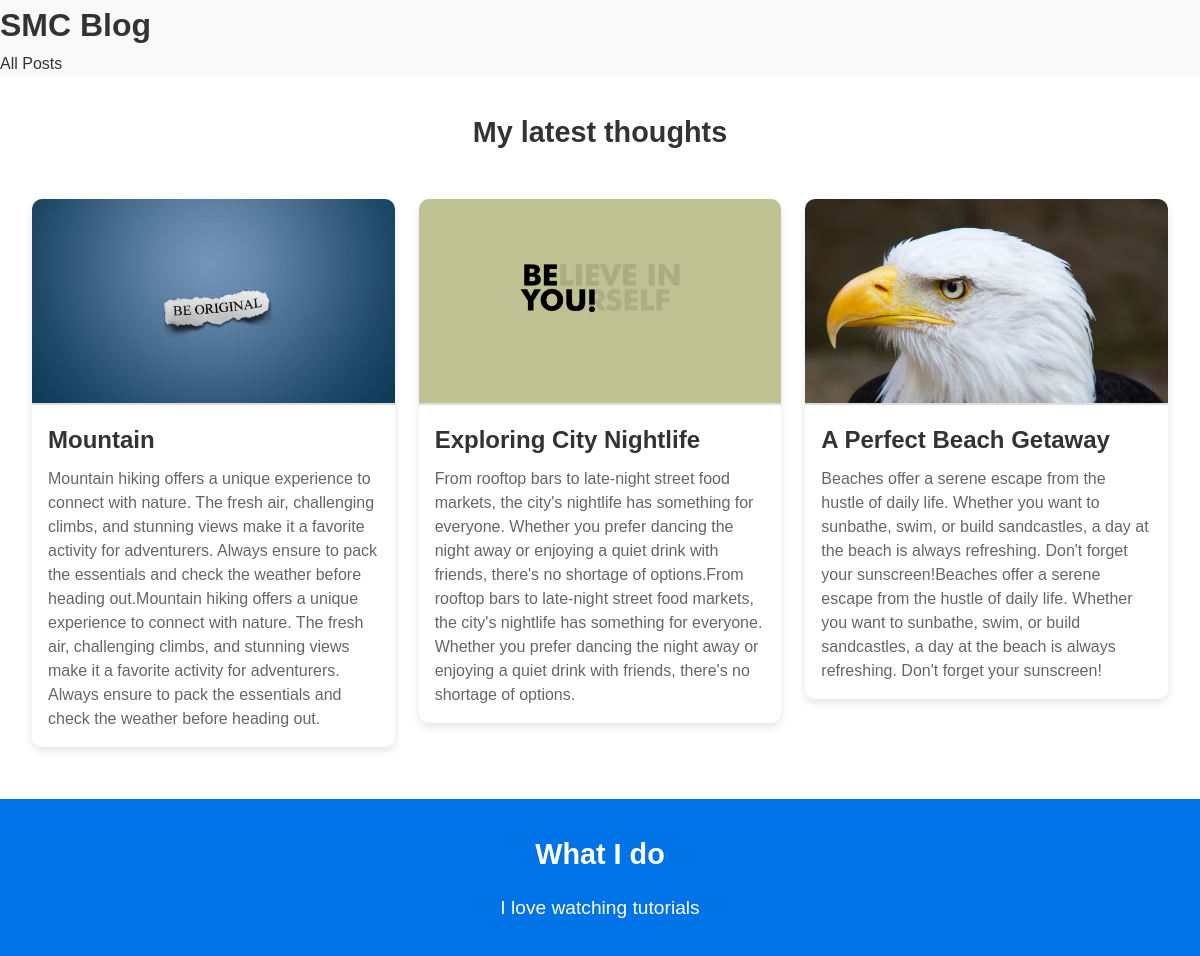
The page / on the database its author committed.
### blog/models.py (models this page shows, shortened)
class Post(models.Model):
    title= models.CharField(max_length=150)
    excerpt= models.CharField(max_length=200)
    image = models.ImageField(upload_to="posts", null=True)
    date = models.DateField(auto_now=True)
    slug = models.SlugField(unique=True, db_index=True, max_length=100, blank=True)  # Allow blank for auto-generation
    content = models.TextField()
    author = models.ForeignKey(Author,on_delete=models.SET_NULL,null=True,related_name='posts')
    tags = models.ManyToManyField(Tag)

### blog/views.py (the view)
# urls.py: path("", views.StartingPageListView.as_view() , name="starting-page"),
class StartingPageListView(ListView):
    model = Post
    template_name = "blog/index.html"
    context_object_name = "posts_list"
    def get_queryset(self):
        return Post.objects.order_by('-date')[:3]

### blog/templates/blog/index.html (shortened to what this page needs)
{% extends "base.html" %}
{% load static %}
{% block css_files %}
  <link rel="stylesheet" href="{% static 'blog/index.css'%}">
{% endblock css_files %}
{% block content %}
<section id="latest-posts">
  <h2>My latest thoughts</h2>
  <ul>
    {% for post in posts_list  %}
    {% include 'blog/includes/post.html' %}
    {% endfor %}
  </ul>
</section>
<section id="about">
    <h3>What I do</h3>
    <p>I love watching tutorials</p>
</section>
{% endblock content %}

### blog/templates/blog/includes/post.html
{% load static %}
{% block css_files %}
<link rel="stylesheet" href="{% static 'blog/post.css'%}">
{% endblock css_files %}
<li>
    <article class="post">
        <a href="{% url 'post-detail-page' post.slug%}">
            <img src="{{ post.image.url }}"alt="This is a mountain">
            <div class="post__content">
                <h3>{{post.title}}</h3>
                <p>{{post.content}}</p>
            </div>
        </a>
    </article>
</li>

### blog/static/blog/index.css (style rules this page uses)
* { margin: 0; padding: 0; box-sizing: border-box; }
body { font-family: 'Arial', sans-serif; line-height: 1.6; color: #333; background-color: #f9f9f9; }
a { text-decoration: none; color: #0073e6; }
#latest-posts { padding: 2rem; background: #ffffff; }
#latest-posts h2 { font-size: 1.8rem; margin-bottom: 1.5rem; text-align: center; }
#latest-posts ul { list-style: none; display: grid; grid-template-columns: repeat(auto-fit, minmax(300px, 1fr)); gap: 1.5rem; padding: 0; }
#latest-posts .post { background: #f5f5f5; border-radius: 10px; overflow: hidden; box-shadow: 0 4px 8px rgba(0, 0, 0, 0.1); transition: transform 0.3s ease; }
#latest-posts .post img { width: 100%; height: auto; display: block; }
#latest-posts .post__content { padding: 1rem; }
#latest-posts .post__content h3 { font-size: 1.5rem; margin-bottom: 0.5rem; }
#latest-posts .post__content p { font-size: 1rem; color: #666; }
#about { background: #0073e6; color: white; padding: 2rem; text-align: center; }
#about h3 { font-size: 1.8rem; margin-bottom: 1rem; }
#about p { font-size: 1.2rem; }

### blog/static/blog/post.css (style rules this page uses)
body { font-family: Arial, sans-serif; margin: 0; padding: 0; background-color: #f9f9f9; }
a { text-decoration: none; color: inherit; }
ul { list-style: none; padding: 0; margin: 0; }
.post { display: flex; flex-direction: column; margin: 20px 0; background-color: white; border-radius: 8px; overflow: hidden; box-shadow: 0 4px 8px rgba(0, 0, 0, 0.1); transition: transform 0.3s ease, box-shadow 0.3s ease; }
.post img { width: 100%; height: 200px; object-fit: cover; border-bottom: 2px solid #ddd; }
.post__content { padding: 15px; background-color: #fff; }
.post__content h3 { font-size: 24px; margin: 0 0 10px; color: #333; }
.post__content p { font-size: 16px; color: #666; line-height: 1.5; }

### rows shown on the page
Post: image (picture), title "Mountain", content "Mountain hiking offers a unique experience to connect with nature. The fresh air, challenging climbs, and stunning views make it a favorite activity for adventurers. Always ensure to pack the essentials and check the weather before heading out.Mountain hiking offers a unique experience to connect with nature. The fresh air, challenging climbs, and stunning views make it a favorite activity for adventurers. Always ensure to pack the essentials and check the weather before heading out."
Post: image (picture), title "Exploring City Nightlife", content "From rooftop bars to late-night street food markets, the city's nightlife has something for everyone. Whether you prefer dancing the night away or enjoying a quiet drink with friends, there's no shortage of options.From rooftop bars to late-night street food markets, the city's nightlife has something for everyone. Whether you prefer dancing the night away or enjoying a quiet drink with friends, there's no shortage of options."
Post: image (picture), title "A Perfect Beach Getaway", content "Beaches offer a serene escape from the hustle of daily life. Whether you want to sunbathe, swim, or build sandcastles, a day at the beach is always refreshing. Don't forget your sunscreen!Beaches offer a serene escape from the hustle of daily life. Whether you want to sunbathe, swim, or build sandcastles, a day at the beach is always refreshing. Don't forget your sunscreen!"
